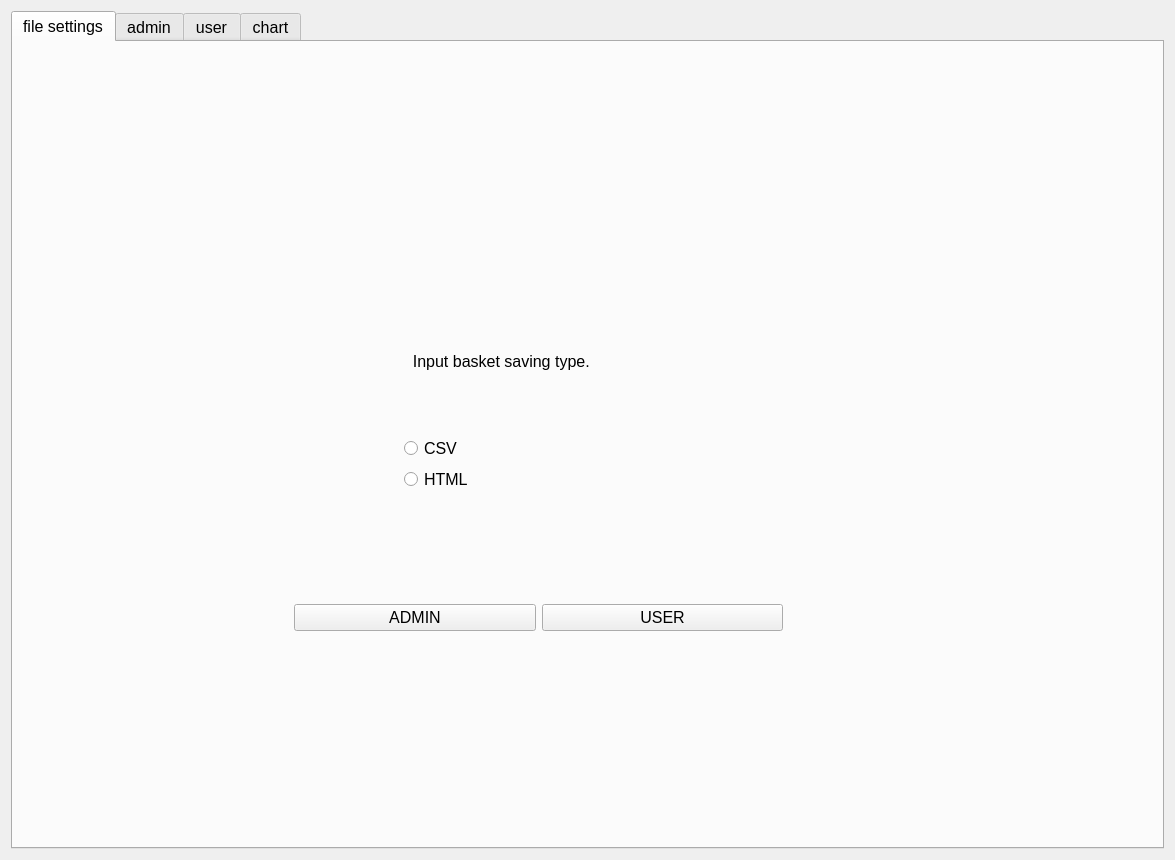
<?xml version="1.0" encoding="UTF-8"?>
<ui version="4.0">
 <class>GuiClass</class>
 <widget class="QWidget" name="GuiClass">
  <property name="geometry">
   <rect>
    <x>0</x>
    <y>0</y>
    <width>1175</width>
    <height>860</height>
   </rect>
  </property>
  <property name="windowTitle">
   <string>Gui</string>
  </property>
  <layout class="QHBoxLayout" name="horizontalLayout">
   <item>
    <widget class="QTabWidget" name="tabWidget">
     <property name="font">
      <font>
       <pointsize>12</pointsize>
      </font>
     </property>
     <property name="whatsThis">
      <string>&lt;html&gt;&lt;head/&gt;&lt;body&gt;&lt;p&gt;main&lt;/p&gt;&lt;/body&gt;&lt;/html&gt;</string>
     </property>
     <property name="currentIndex">
      <number>0</number>
     </property>
     <widget class="QWidget" name="filesettings">
      <attribute name="title">
       <string>file settings</string>
      </attribute>
      <widget class="QWidget" name="layoutWidget">
       <property name="geometry">
        <rect>
         <x>380</x>
         <y>240</y>
         <width>281</width>
         <height>221</height>
        </rect>
       </property>
       <layout class="QVBoxLayout" name="verticalLayout_6">
        <item>
         <widget class="QLabel" name="label_10">
          <property name="text">
           <string>  Input basket saving type.</string>
          </property>
         </widget>
        </item>
        <item>
         <layout class="QVBoxLayout" name="verticalLayout_4">
          <item>
           <widget class="QRadioButton" name="csvButton">
            <property name="text">
             <string>CSV</string>
            </property>
           </widget>
          </item>
          <item>
           <widget class="QRadioButton" name="htmlButton">
            <property name="text">
             <string>HTML</string>
            </property>
           </widget>
          </item>
         </layout>
        </item>
       </layout>
      </widget>
      <widget class="QWidget" name="layoutWidget">
       <property name="geometry">
        <rect>
         <x>270</x>
         <y>530</y>
         <width>511</width>
         <height>91</height>
        </rect>
       </property>
       <layout class="QGridLayout" name="gridLayout_2">
        <item row="0" column="0">
         <widget class="QPushButton" name="mainAdminButton">
          <property name="text">
           <string>ADMIN</string>
          </property>
         </widget>
        </item>
        <item row="0" column="1">
         <widget class="QPushButton" name="mainUserButton">
          <property name="text">
           <string>USER</string>
          </property>
         </widget>
        </item>
       </layout>
      </widget>
     </widget>
     <widget class="QWidget" name="admin">
      <attribute name="title">
       <string>admin</string>
      </attribute>
      <widget class="QPushButton" name="filterButton">
       <property name="geometry">
        <rect>
         <x>900</x>
         <y>700</y>
         <width>111</width>
         <height>41</height>
        </rect>
       </property>
       <property name="text">
        <string>Filter</string>
       </property>
      </widget>
      <widget class="QWidget" name="layoutWidget">
       <property name="geometry">
        <rect>
         <x>620</x>
         <y>30</y>
         <width>491</width>
         <height>641</height>
        </rect>
       </property>
       <layout class="QVBoxLayout" name="verticalLayout">
        <property name="leftMargin">
         <number>1</number>
        </property>
        <property name="topMargin">
         <number>1</number>
        </property>
        <item>
         <widget class="QLabel" name="label_2">
          <property name="text">
           <string>Filter criteria:</string>
          </property>
         </widget>
        </item>
        <item>
         <widget class="QLineEdit" name="filterCriteriaLineEdit"/>
        </item>
        <item>
         <widget class="QLabel" name="label_3">
          <property name="text">
           <string>Filtered coats:</string>
          </property>
         </widget>
        </item>
        <item>
         <widget class="QListWidget" name="coatFilteredListWidget">
          <property name="enabled">
           <bool>false</bool>
          </property>
         </widget>
        </item>
       </layout>
      </widget>
      <widget class="QWidget" name="layoutWidget">
       <property name="geometry">
        <rect>
         <x>10</x>
         <y>20</y>
         <width>581</width>
         <height>761</height>
        </rect>
       </property>
       <layout class="QVBoxLayout" name="verticalLayout_2">
        <property name="leftMargin">
         <number>1</number>
        </property>
        <property name="topMargin">
         <number>1</number>
        </property>
        <item>
         <widget class="QLabel" name="label">
          <property name="font">
           <font>
            <pointsize>12</pointsize>
           </font>
          </property>
          <property name="text">
           <string>Coats:</string>
          </property>
         </widget>
        </item>
        <item>
         <widget class="QListWidget" name="coatListWidget">
          <property name="enabled">
           <bool>true</bool>
          </property>
         </widget>
        </item>
        <item>
         <layout class="QFormLayout" name="formLayout">
          <item row="0" column="0">
           <widget class="QLabel" name="label_4">
            <property name="text">
             <string>Size:</string>
            </property>
           </widget>
          </item>
          <item row="0" column="1">
           <widget class="QLineEdit" name="sizeLineEdit"/>
          </item>
          <item row="1" column="0">
           <widget class="QLabel" name="label_5">
            <property name="text">
             <string>Colour:</string>
            </property>
           </widget>
          </item>
          <item row="1" column="1">
           <widget class="QLineEdit" name="colourLineEdit"/>
          </item>
          <item row="2" column="0">
           <widget class="QLabel" name="label_6">
            <property name="text">
             <string>Price:</string>
            </property>
           </widget>
          </item>
          <item row="2" column="1">
           <widget class="QLineEdit" name="priceLineEdit"/>
          </item>
          <item row="3" column="0">
           <widget class="QLabel" name="label_7">
            <property name="text">
             <string>Quantity:</string>
            </property>
           </widget>
          </item>
          <item row="3" column="1">
           <widget class="QLineEdit" name="quantityLineEdit"/>
          </item>
          <item row="4" column="0">
           <widget class="QLabel" name="label_8">
            <property name="text">
             <string>Link:</string>
            </property>
           </widget>
          </item>
          <item row="4" column="1">
           <widget class="QLineEdit" name="linkLineEdit"/>
          </item>
         </layout>
        </item>
        <item>
         <layout class="QGridLayout" name="gridLayout">
          <item row="0" column="2">
           <widget class="QPushButton" name="updateButton">
            <property name="text">
             <string>Update</string>
            </property>
           </widget>
          </item>
          <item row="0" column="0">
           <widget class="QPushButton" name="addButton">
            <property name="text">
             <string>Add</string>
            </property>
           </widget>
          </item>
          <item row="0" column="1">
           <widget class="QPushButton" name="deleteButton">
            <property name="text">
             <string>Delete</string>
            </property>
           </widget>
          </item>
          <item row="0" column="3">
           <widget class="QPushButton" name="undoAdminButton">
            <property name="text">
             <string>Undo</string>
            </property>
           </widget>
          </item>
          <item row="0" column="4">
           <widget class="QPushButton" name="redoAdminButton">
            <property name="text">
             <string>Redo</string>
            </property>
           </widget>
          </item>
         </layout>
        </item>
       </layout>
      </widget>
      <widget class="QPushButton" name="toUser">
       <property name="geometry">
        <rect>
         <x>670</x>
         <y>730</y>
         <width>121</width>
         <height>51</height>
        </rect>
       </property>
       <property name="text">
        <string>Go To User</string>
       </property>
      </widget>
     </widget>
     <widget class="QWidget" name="user">
      <attribute name="title">
       <string>user</string>
      </attribute>
      <widget class="QPushButton" name="showBasketButton">
       <property name="geometry">
        <rect>
         <x>800</x>
         <y>620</y>
         <width>111</width>
         <height>51</height>
        </rect>
       </property>
       <property name="text">
        <string>Show Basket</string>
       </property>
      </widget>
      <widget class="QWidget" name="layoutWidget">
       <property name="geometry">
        <rect>
         <x>700</x>
         <y>540</y>
         <width>291</width>
         <height>73</height>
        </rect>
       </property>
       <layout class="QFormLayout" name="formLayout_3">
        <item row="0" column="0">
         <widget class="QLabel" name="label_24">
          <property name="text">
           <string>Total:</string>
          </property>
         </widget>
        </item>
        <item row="0" column="1">
         <widget class="QTextBrowser" name="sumTextBrowser">
          <property name="styleSheet">
           <string notr="true">background-color: qlineargradient(spread:pad, x1:0, y1:0, x2:0, y2:1, stop:0 rgba(255, 255, 255, 255), stop:0.495 rgba(255, 255, 255, 255), stop:0.505 rgba(255, 0, 0, 255), stop:1 rgba(255, 0, 0, 255));</string>
          </property>
         </widget>
        </item>
       </layout>
      </widget>
      <widget class="QWidget" name="layoutWidget">
       <property name="geometry">
        <rect>
         <x>630</x>
         <y>20</y>
         <width>461</width>
         <height>511</height>
        </rect>
       </property>
       <layout class="QVBoxLayout" name="verticalLayout_3">
        <property name="leftMargin">
         <number>1</number>
        </property>
        <property name="topMargin">
         <number>1</number>
        </property>
        <item>
         <widget class="QLabel" name="label_23">
          <property name="text">
           <string>Basket</string>
          </property>
         </widget>
        </item>
        <item>
         <widget class="QListWidget" name="basketListWidget">
          <property name="styleSheet">
           <string notr="true">background-color: qlineargradient(spread:pad, x1:0, y1:0, x2:1, y2:0, stop:0 rgba(255, 0, 0, 102), stop:0.166 rgba(255, 255, 0, 80), stop:0.329545 rgba(0, 255, 0, 109), stop:0.5 rgba(0, 255, 255, 89), stop:0.664773 rgba(0, 0, 255, 140), stop:0.833 rgba(255, 0, 255, 148), stop:1 rgba(255, 0, 0, 128));</string>
          </property>
         </widget>
        </item>
       </layout>
      </widget>
      <widget class="QPushButton" name="transferButton">
       <property name="geometry">
        <rect>
         <x>490</x>
         <y>230</y>
         <width>111</width>
         <height>51</height>
        </rect>
       </property>
       <property name="text">
        <string>&gt;</string>
       </property>
      </widget>
      <widget class="QWidget" name="layoutWidget">
       <property name="geometry">
        <rect>
         <x>30</x>
         <y>20</y>
         <width>421</width>
         <height>521</height>
        </rect>
       </property>
       <layout class="QVBoxLayout" name="verticalLayout_5">
        <item>
         <widget class="QLabel" name="label_9">
          <property name="text">
           <string>Coats:</string>
          </property>
         </widget>
        </item>
        <item>
         <widget class="QListWidget" name="userCoatsListWidget"/>
        </item>
       </layout>
      </widget>
      <widget class="QWidget" name="layoutWidget">
       <property name="geometry">
        <rect>
         <x>30</x>
         <y>740</y>
         <width>481</width>
         <height>51</height>
        </rect>
       </property>
       <layout class="QHBoxLayout" name="horizontalLayout_2">
        <item>
         <widget class="QLabel" name="label_11">
          <property name="text">
           <string>Password:</string>
          </property>
         </widget>
        </item>
        <item>
         <widget class="QLineEdit" name="goToAdminLineEdit">
          <property name="styleSheet">
           <string notr="true">background-color: qradialgradient(spread:pad, cx:0.5, cy:0.5, radius:0.5, fx:0.5, fy:0.5, stop:0 rgba(0, 0, 0, 255), stop:0.19397 rgba(0, 0, 0, 255), stop:0.202312 rgba(122, 97, 0, 255), stop:0.495514 rgba(76, 58, 0, 255), stop:0.504819 rgba(255, 255, 255, 255), stop:0.79 rgba(255, 255, 255, 255), stop:1 rgba(255, 158, 158, 255));</string>
          </property>
         </widget>
        </item>
        <item>
         <widget class="QPushButton" name="goToAdmin">
          <property name="text">
           <string>Go To Admin</string>
          </property>
         </widget>
        </item>
       </layout>
      </widget>
      <widget class="QWidget" name="layoutWidget">
       <property name="geometry">
        <rect>
         <x>60</x>
         <y>590</y>
         <width>341</width>
         <height>61</height>
        </rect>
       </property>
       <layout class="QGridLayout" name="gridLayout_3">
        <item row="0" column="0">
         <widget class="QPushButton" name="undoUserButton">
          <property name="text">
           <string>UNDO</string>
          </property>
         </widget>
        </item>
        <item row="0" column="1">
         <widget class="QPushButton" name="redoUserButton">
          <property name="text">
           <string>REDO</string>
          </property>
         </widget>
        </item>
       </layout>
      </widget>
      <widget class="QPushButton" name="tableView">
       <property name="geometry">
        <rect>
         <x>800</x>
         <y>680</y>
         <width>111</width>
         <height>51</height>
        </rect>
       </property>
       <property name="text">
        <string>Table view</string>
       </property>
      </widget>
     </widget>
     <widget class="QWidget" name="chart">
      <attribute name="title">
       <string>chart</string>
      </attribute>
     </widget>
    </widget>
   </item>
  </layout>
 </widget>
 <layoutdefault spacing="6" margin="11"/>
 <resources>
  <include location="Gui.qrc"/>
 </resources>
 <connections/>
</ui>
